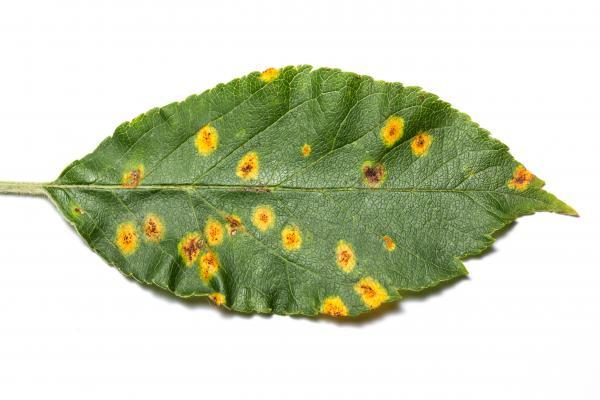
#> input picture infectedleaf2.jpg, 600 x 400 px
$ python sgmColor.py
#> lines starting #> are read from the running program, lines starting #| are printed output that depends on the picture; after the words box and inside, x2 and y2 are one past the last pixel; in counts of white or black regions, pixels touching at a corner belong together
# SEGMENTASI SPO
# Tujuan untuk mempartisi gambar menjadi beberapa wilayah yang tidak tumpang tindih dengan karakteristik
# yang homogen, seperti intensitas, warna, dan tekstur.

# K-Means Algorithm
# is a clustering algorithm that used to group data points into clusters such that data points lying in the same group
# are very similar to each other in characteristics
import matplotlib as plt
import numpy as n
import cv2

# Contour Detection
# is defined as curves/polygons formed by joining the pixels that are grouped together according to intensity or color values

# Masking
# masks (are binary images, only 0 and 1 as pixel values) to transform picture is no


# Color detection
# classification of colors by using ther RGB colorspace values.


import cv2
import numpy as np
import matplotlib.pyplot as plt

# PRE-PROCESSING

# Step 1 --- Load image
image = cv2.imread('infectedleaf2.jpg')
#> image is the input picture: shape (400, 600, 3); mean B, G, R 184.3, 210, 203.3
h,w,c = image.shape
#> h = 400; w = 600; c = 3
print(h,"px", w, "px")
#| 400 px 600 px

# Stel 2 --- Resizing image
image = cv2.resize(image,(1000,600), interpolation = cv2.INTER_NEAREST)
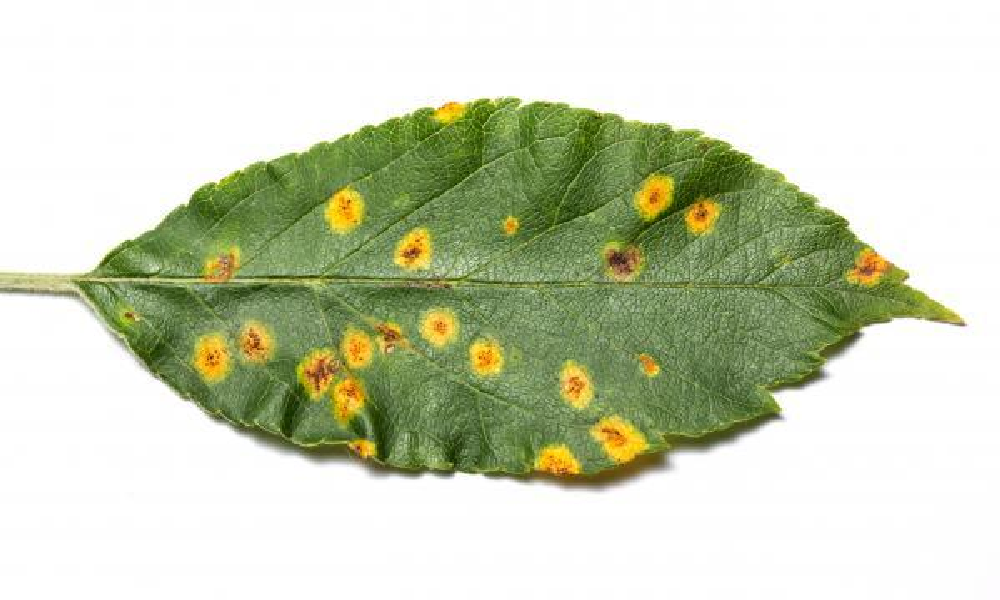
#> image: shape (600, 1000, 3); mean B, G, R 184.3, 210, 203.2

# Step 3 --- Noise Reducing
imgBlur = cv2.medianBlur(image, 3)

# Step 4 --- Background Removal

# K-MEANS ALGORITHM
if not image is None:
    rgb = cv2.cvtColor(image, cv2.COLOR_BGR2RGB)
    # Convert to np.float32
    twoDimage = rgb.reshape((-1,3))
    twoDimage = np.float32(twoDimage)
    #define criteria, number of cluster (K), and apply Kmeans ()
    criteria = (cv2.TERM_CRITERIA_EPS + cv2.TERM_CRITERIA_MAX_ITER, 10, 1.0)
    K = 6       # coba ganti-ganti nilai K untuk hasil yang berbeda
    attempts = 10
    # Now convert back into uint8, and make origical image
    ret, label, center = cv2.kmeans(twoDimage, K, None, criteria,attempts, cv2.KMEANS_PP_CENTERS)
#> ret = 177824354.1; center = [[255.3, 255.3, 254.8], [128.1, 151.3, 91.45], [70.82, 92.31, 28.98], [217.8, 179.4, 48.11], [171.3, 185.8, 130.4], [101.2, 125.2, 62.74]]
    center = np.uint8(center)
#> center = [[255, 255, 254], [128, 151, 91], [70, 92, 28], [217, 179, 48], [171, 185, 130], [101, 125, 62]]
    res = center[label.flatten()]
    result_image = res.reshape((image.shape))
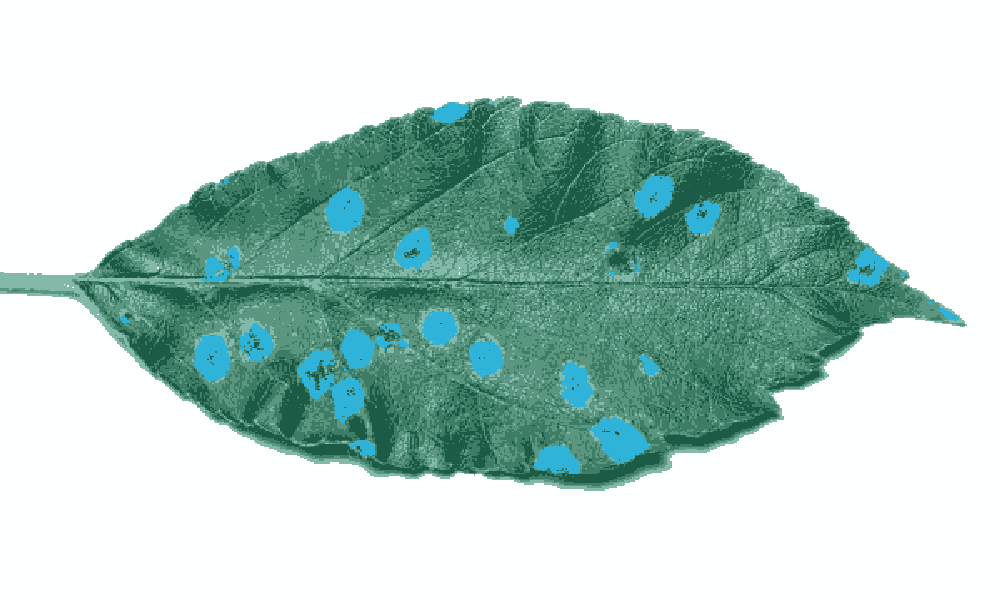
#> result_image: shape (600, 1000, 3); mean B, G, R 203.6, 210.3, 184.2
    cv2.imshow('res', result_image)
    cv2.waitKey(0)

# CONTOUR DETECTION
if not image is None:
    rgb = cv2.cvtColor(image, cv2.COLOR_BGR2RGB)
    gray = cv2.cvtColor(rgb, cv2.COLOR_RGB2GRAY)
    th, biner = cv2.threshold(gray, np.mean(gray), 255, cv2.THRESH_BINARY_INV)
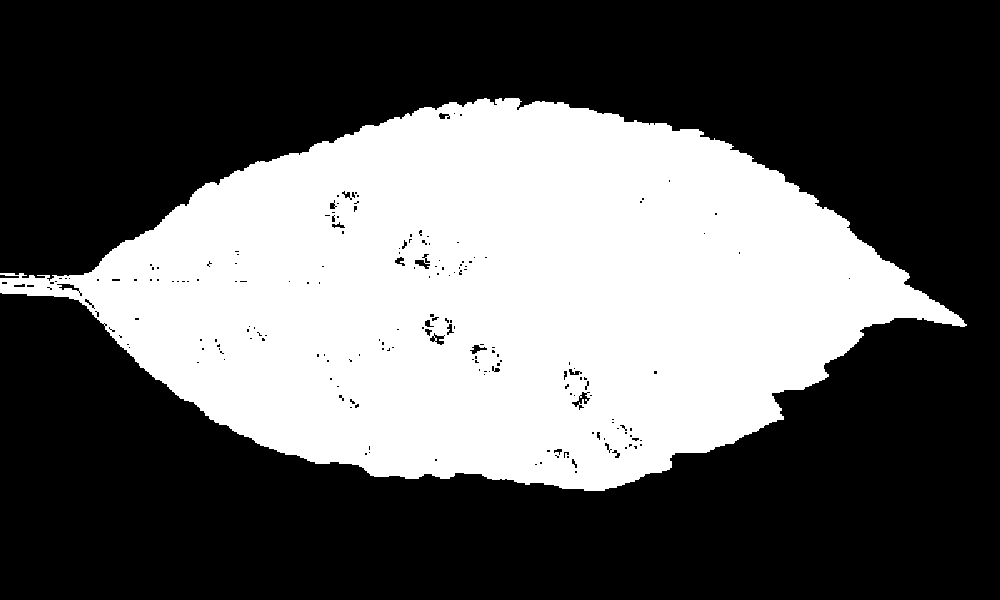
#> biner: shape (600, 1000); 37.7% white; 1 white region, box (x1, y1, x2, y2) and area: (0, 98, 967, 491) 226271
#> th = 205
    plt.imshow(biner, cmap="gray")
    plt.show()
    #edges = cv2.dilate(cv2.Canny(biner, 0, 255), None)
    #cv2.imshow('res2', edges)
    #cv2.waitKey(0)

citra = cv2.imread('infectedleaf2.jpg',0)
#> citra: shape (400, 600); min 22, max 255, mean 205.1
if not citra is None:
    citra = 1 - citra
    th, citraBiner = cv2.threshold(citra, 10, 255, cv2.THRESH_BINARY + cv2.THRESH_OTSU)
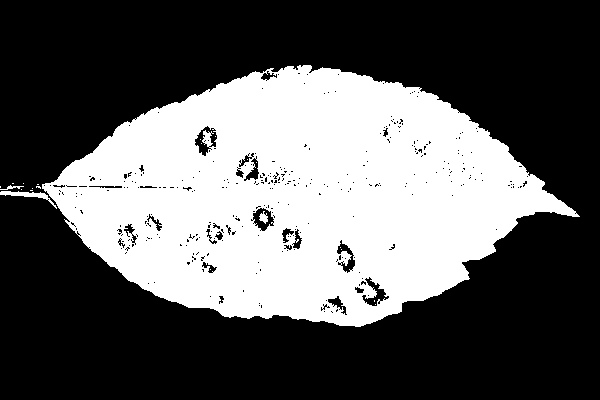
#> citraBiner: shape (400, 600); 36.4% white; 22 white regions (18 under 20 px)
#> th = 69
    jumlahBaris = citraBiner.shape[0]  # memperoleh jumlah baris berwarna hitam
#> jumlahBaris = 400
    jumlahKolom = citraBiner.shape[1]  # memperoleh jumlah baris berwarna putih
#> jumlahKolom = 600
    citraKontur = np.zeros((jumlahBaris, jumlahKolom, 3), np.uint8)

    kontur, hierarki = cv2.findContours(citraBiner, cv2.RETR_EXTERNAL, cv2.CHAIN_APPROX_NONE)
#> kontur = 11 contours, 9 with area under 20; largest, box (x1, y1, x2, y2) and area: (42, 65, 580, 327) 89388, (0, 191, 57, 209) 178

    citraRGB = cv2.merge((citraBiner, citraBiner, citraBiner))
#> citraRGB: shape (400, 600, 3); 36.4% white; 22 white regions (18 under 20 px), largest, box (x1, y1, x2, y2) and area: (42, 65, 580, 327) 86919, (0, 191, 57, 209) 238, (259, 211, 268, 224) 67, (0, 185, 24, 190) 44
    hasil = np.hstack((citraRGB, citraKontur))
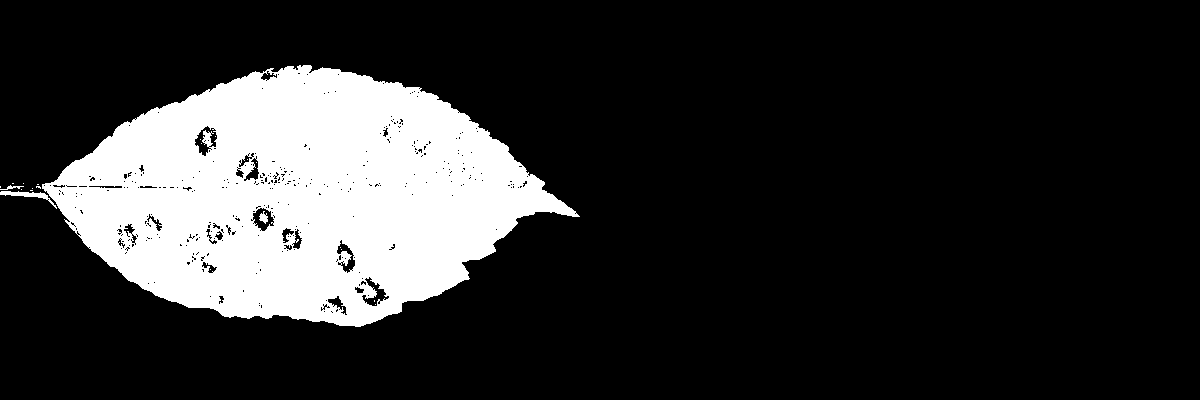
#> hasil: shape (400, 1200, 3); 18.2% white; 22 white regions (18 under 20 px), largest, box (x1, y1, x2, y2) and area: (42, 65, 580, 327) 86919, (0, 191, 57, 209) 238, (259, 211, 268, 224) 67, (0, 185, 24, 190) 44
    cv2.imshow('Hasil', hasil)
    cv2.waitKey()
# COLOR MASKING
if not image is None:
    # Konversi ke HSV
    hsv = cv2.cvtColor(image, cv2.COLOR_BGR2HSV)
#> hsv: shape (600, 1000, 3); mean H, S, V 18.3, 49.2, 211.5

    # Mencari batas rendah dan batas atas RGB dari WARNA BIRU
    greenLight = np.array([30, 40, 20])
    greenMedium = np.array([179, 255, 255])

    # Peroleh bagian yang berwarna biru
    mask = cv2.inRange(hsv, greenLight, greenMedium)
#> mask: shape (600, 1000); 33.7% white; 9 white regions (5 under 20 px), largest, box (x1, y1, x2, y2) and area: (59, 96, 954, 482) 201345, (0, 272, 55, 285) 563, (0, 287, 29, 293) 148, (334, 371, 347, 384) 91

    # Kenakan operasi "dan" terhadap citra asli
    healthyArea = cv2.bitwise_and(image, image, mask = mask)
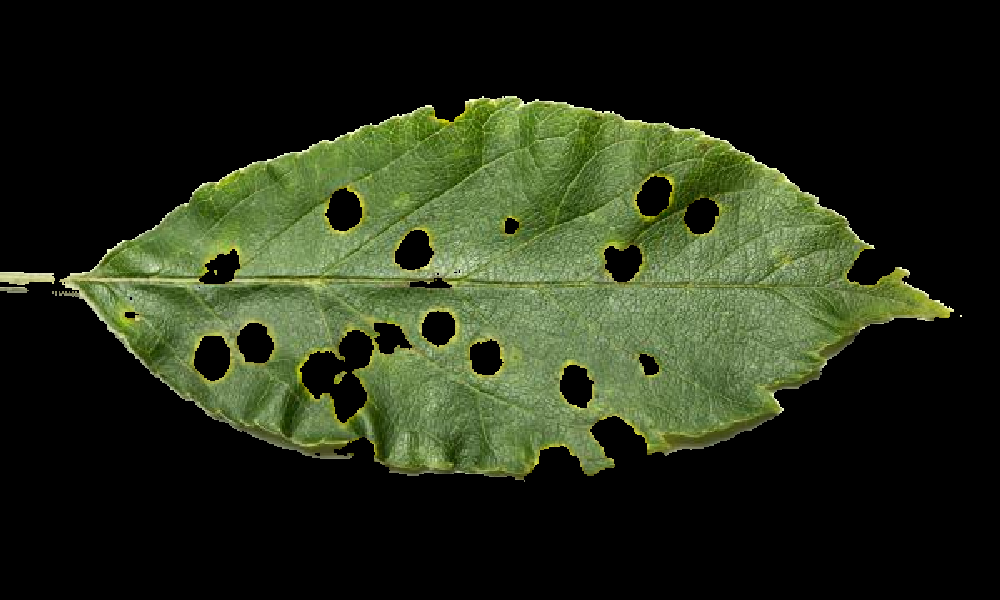
#> healthyArea: shape (600, 1000, 3); mean B, G, R 24.7, 45.6, 37.4

    spot = image - healthyArea
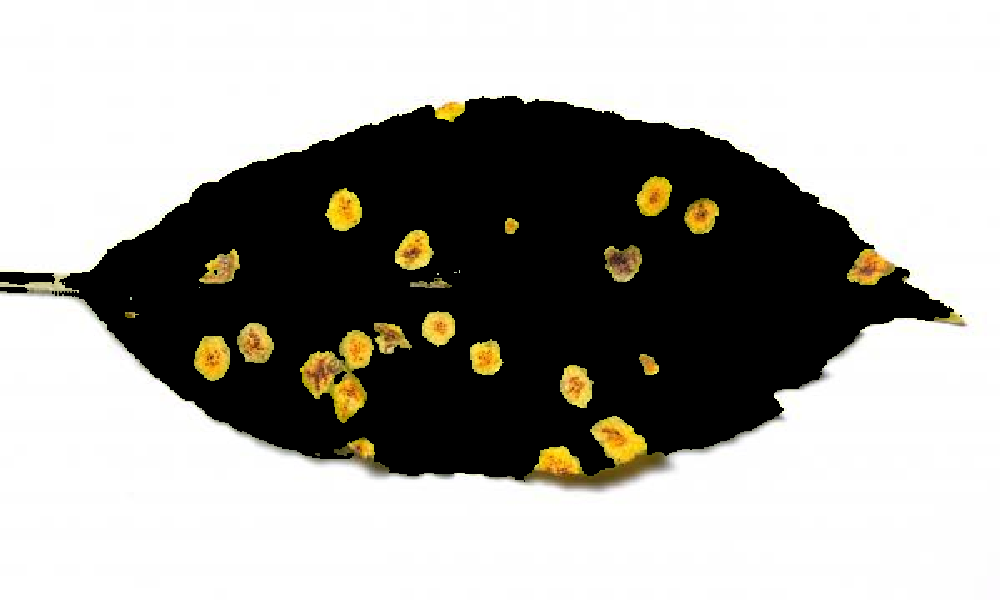
#> spot: shape (600, 1000, 3); mean B, G, R 159.6, 164.4, 165.8

    #cv2.imshow('Original Image', citra)
    cv2.imshow('Masked Image', mask)
    cv2.imshow('Healthy Leaf', healthyArea)
    cv2.imshow('Infected area', spot)

    cv2.waitKey(0)

$ run again, with orange.jpg copied over infectedleaf2.jpg
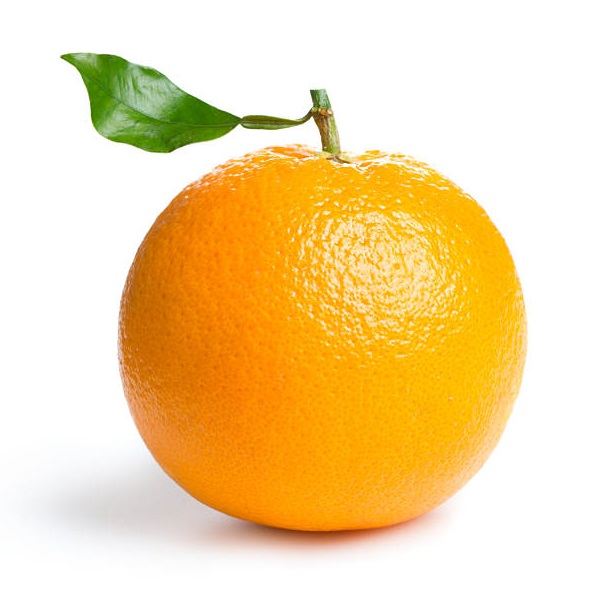
#> input picture orange.jpg, 612 x 612 px
#> image is the input picture: shape (612, 612, 3); mean B, G, R 168.6, 218.2, 245.2
#| 612 px 612 px
#> image: shape (600, 1000, 3)
#> `ret, label, center = cv2.kmeans(twoDimage, K, None, criteria,attempts,..`: ret = 250835797.8; center = [[254.9, 254.8, 254.7], [251.8, 173.4, 10.44], [92.43, 126.7, 31.13], [237.7, 191.7, 98.77], [232.5, 127.1, 8.41], [230.4, 214.4, 188.2]]
#> `center = np.uint8(center)`: center = [[254, 254, 254], [251, 173, 10], [92, 126, 31], [237, 191, 98], [232, 127, 8], [230, 214, 188]]
#> `th, biner = cv2.threshold(gray, np.mean(gray), 255, cv2.THRESH_BINARY_..`:
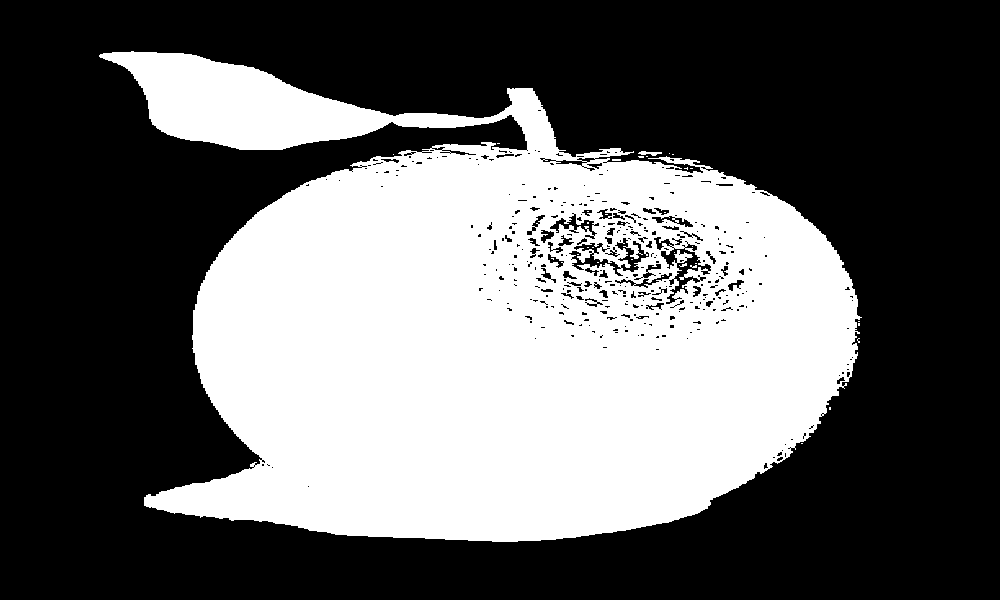
#> biner: shape (600, 1000); 38.4% white; 33 white regions (31 under 20 px), largest, box (x1, y1, x2, y2) and area: (99, 51, 862, 542) 230384, (638, 151, 662, 156) 67
#> `th, biner = cv2.threshold(gray, np.mean(gray), 255, cv2.THRESH_BINARY_..`: th = 220
#> citraBiner: shape (612, 612); 35.1% white; 144 white regions (124 under 20 px)
#> `th, citraBiner = cv2.threshold(citra, 10, 255, cv2.THRESH_BINARY + cv2..`: th = 49
#> kontur = 57 contours, 53 with area under 20; largest, box (x1, y1, x2, y2) and area: (60, 53, 525, 549) 138809, (357, 155, 388, 161) 60, (356, 162, 372, 171) 32, (366, 150, 380, 155) 28
#> citraRGB: shape (612, 612, 3); 35.1% white; 144 white regions (124 under 20 px), largest, box (x1, y1, x2, y2) and area: (60, 53, 525, 549) 129632, (382, 219, 415, 247) 318, (391, 246, 414, 282) 181
#> hsv: shape (600, 1000, 3); mean H, S, V 14.9, 84, 246.6
#> mask: shape (600, 1000); 3% white; 12 white regions (9 under 20 px), largest, box (x1, y1, x2, y2) and area: (99, 52, 502, 151) 16946, (507, 88, 541, 108) 481, (535, 117, 553, 150) 270
#> `spot = image - healthyArea`:
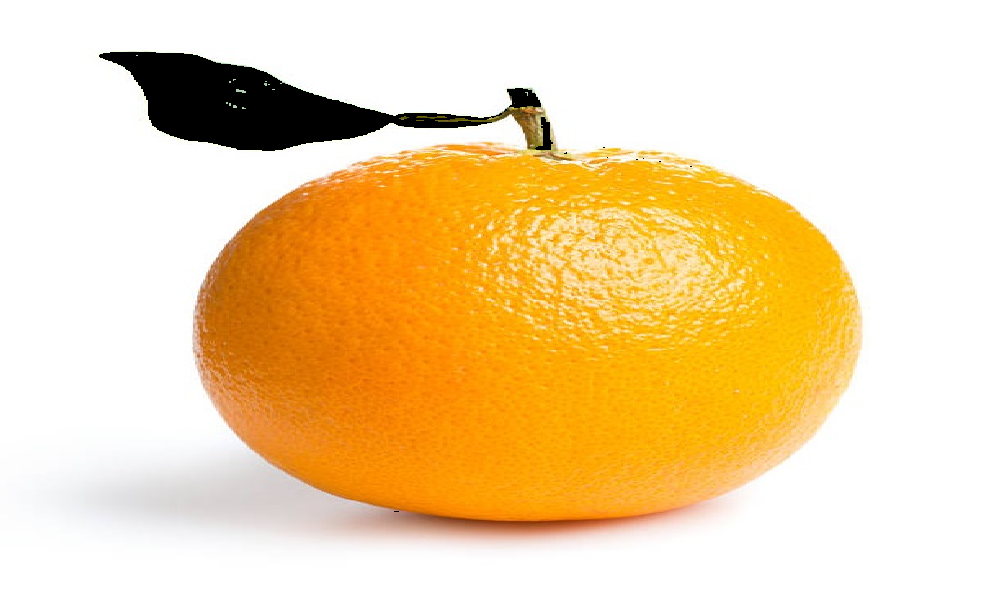
#> spot: shape (600, 1000, 3); mean B, G, R 166.8, 213.8, 242.1
